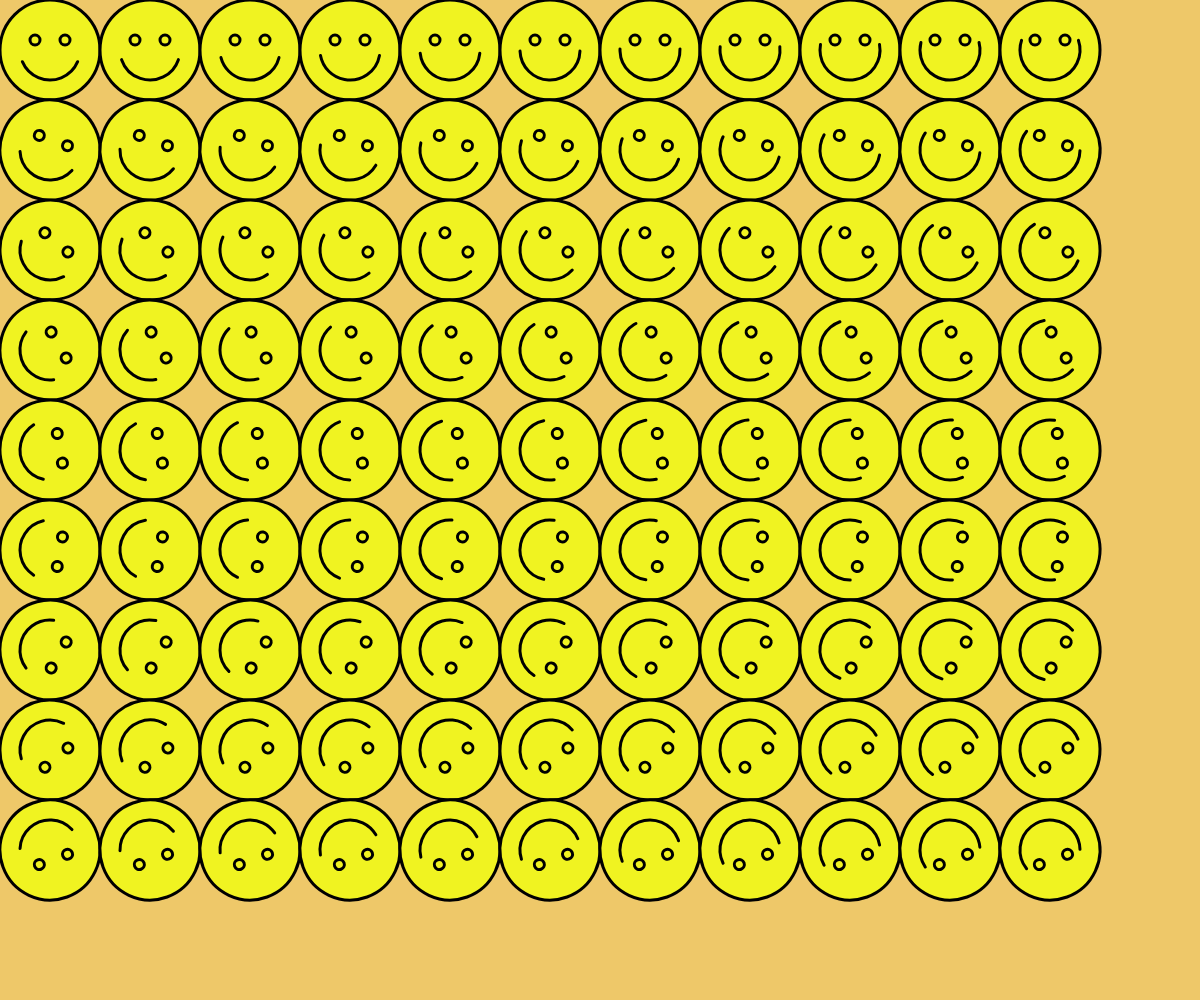
Frame 1 (no input)
Frame 60 (no input): identical to frame 1, image omitted
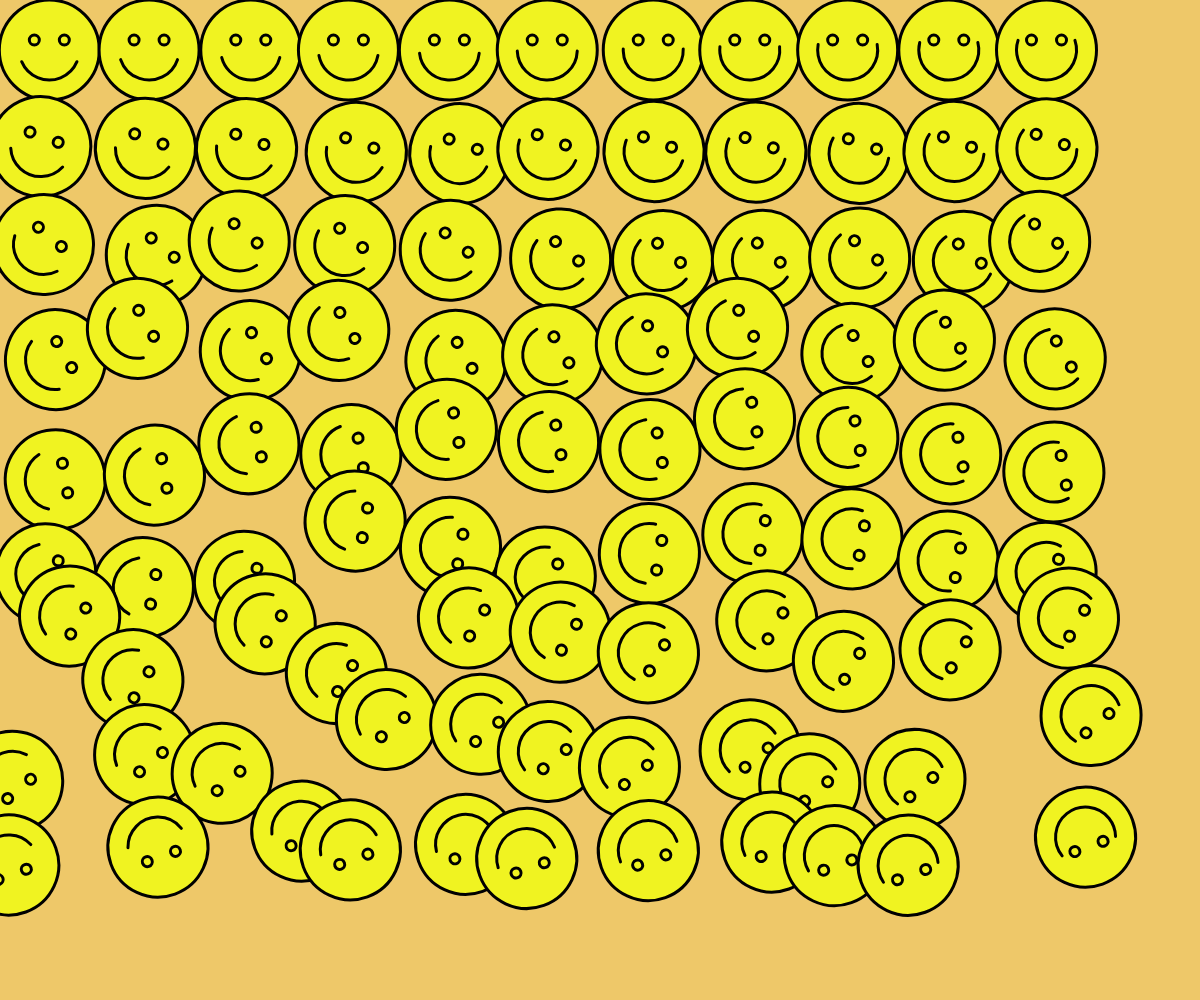
Frame 120 (the mouse pressed at the canvas centre since frame 60)

The p5.js sketch that drew these frames (run headless with seeded random() and noise() and a simulated clock; from frame 60 on, the mouse is pressed at the canvas centre):

// p5.js sketch
// ── sketch.js
function setup() {
  createCanvas(windowWidth, windowHeight);

  // iteration operators:
  // i++ : adds 1 to i
  // i+=10 : adds 10 to i
  // i-- : subtracts 1 from i
  // i -=5 : subtracts 5 from i

  for (let i = 0; i < 10; i++) {
    console.log(i);
  }
}

function draw() {
  background("#eec869ff");
  //noLoop(); // prevents draw from looping
  for (let y = 50; y < height - 50; y += 100) {
    for (let x = 50; x < width - 50; x += 100) {
      push();
      translate(x, y);
      let rotation;
      rotation = map(y,50,height-50,0,PI);
      rotate(rotation);
      // everything within this push/pop block
      // will be centered, with 0,0 as the center
      //point
      let randomAmount = 0.075;
      let randomXDisp;
      let randomYDisp;

      randomXDisp = random(-y*randomAmount,y*randomAmount);
      randomYDisp = random(-y*randomAmount,y*randomAmount);
      if(mouseIsPressed == true){
        translate(randomXDisp,0);
      }
      

      strokeWeight(3);
      fill("#f0f321ff");

      circle(0, 0, 100);
      circle(-15, -10, 10);
      circle(15, -10, 10);
      let happiness;
      happiness = map(x, 0, width, -25, 25);
      noFill();
      arc(0, 0, 60, 60, radians(0 - happiness), radians(180 + happiness));
      pop();
    }
  }
}
